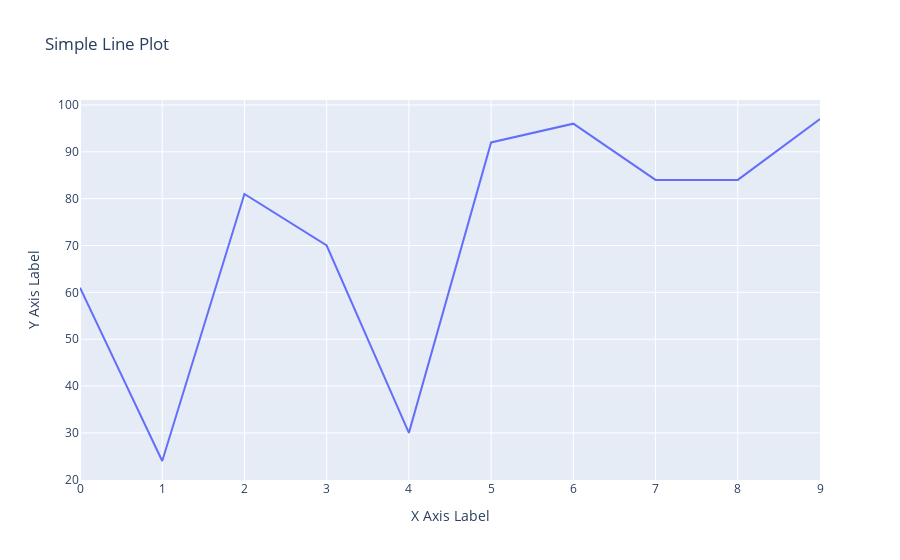

Notebook cell for this chart:
### Markdown cell above
### 20 Using Plotly, create a basic line plot of a randomly generated dataset, label the axes, and set the title as 'Simple Line Plot

### Code cell
import plotly.express as px
import pandas as pd
import numpy as np

# Generate random data
np.random.seed(42)
x_values = np.arange(10)
y_values = np.random.randint(10, 100, size=len(x_values))

# Create a DataFrame
df = pd.DataFrame({'X': x_values, 'Y': y_values})

# Create the line plot
fig = px.line(df, x='X', y='Y', title='Simple Line Plot')
fig.update_xaxes(title_text='X Axis Label')
fig.update_yaxes(title_text='Y Axis Label')

# Show the plot
fig.show()

### Figure 1 — Plotly figure (JSON) as saved in the notebook; plotly's stock layout.template omitted (floating-point values rounded to 4 significant figures)
{"data": [{"hovertemplate": "X=%{x}<br>Y=%{y}<extra></extra>", "legendgroup": "", "line": {"color": "#636efa", "dash": "solid"}, "marker": {"symbol": "circle"}, "mode": "lines", "name": "", "orientation": "v", "showlegend": false, "type": "scatter", "x": [0, 1, 2, 3, 4, 5, 6, 7, 8, 9], "xaxis": "x", "y": [61, 24, 81, 70, 30, 92, 96, 84, 84, 97], "yaxis": "y"}], "layout": {"autosize": true, "legend": {"tracegroupgap": 0}, "title": {"text": "Simple Line Plot"}, "xaxis": {"anchor": "y", "autorange": true, "domain": [0, 1], "range": [0, 9], "title": {"text": "X Axis Label"}, "type": "linear"}, "yaxis": {"anchor": "x", "autorange": true, "domain": [0, 1], "range": [19.94, 101.1], "title": {"text": "Y Axis Label"}, "type": "linear"}}}
